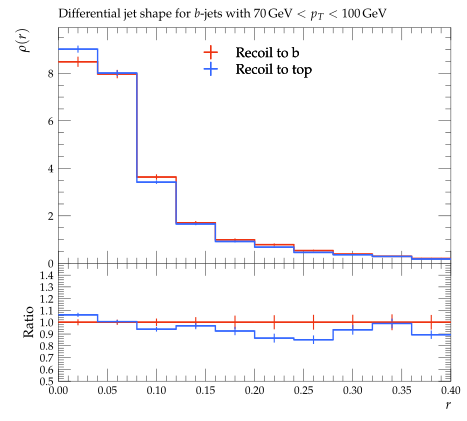

This figure's Python source:
#! /usr/bin/env python

# This Python script was auto-generated using YODA v2.0.2.
# Analysis object: /ATLAS_2013_I1243871/d04-x01-y01
# Timestamp: 03-08-2026 (15:47:40)

import matplotlib as mpl
import matplotlib.pyplot as plt
mpl.use('Agg') # comment out for interactive use
import os
import numpy as np

plotDir = os.path.split(os.path.realpath(__file__))[0]
if 'YODA_USER_PLOT_PATH' in globals():
    plot_outdir = globals()['YODA_USER_PLOT_PATH']
else:
    plot_outdir = plotDir

#plot style
plt.style.use(os.path.join(plotDir, '../default.mplstyle'))
# plot metadata
figW, figH = plt.rcParams['figure.figsize']
ax_xLabel = r'$r$'
ax_yLabel = r'$\rho(r)$'
ax_title  = r'Differential jet shape for $b$-jets with $70\,\mathrm{GeV} < p_T < 100\,\mathrm{GeV}$'
ax_xScale = 'linear'
ax_yScale = 'linear'
xLims = (0.0, 0.4)
yLims = (0.0, 9.920246600000002)

# TeX-friendly labels for the legend
labels = {
    'legend' : ([ r"Recoil to b", r"Recoil to top" ], r""),
}

# Adjust canvas width and height
canvasW = 10.0
canvasH = 9.0
figW *= canvasW/10.
figH *= canvasH/9.

# Create figure and axis objects
fig, (ax, ratio0_ax) = plt.subplots(2, 1, sharex=True,
                  figsize=(figW,figH), gridspec_kw={'height_ratios': (6.0, 3.0)})

# Set figure margins
plt.subplots_adjust(
    left   = 1.0 * plt.rcParams['figure.subplot.left'],
    right  = 1.0 * plt.rcParams['figure.subplot.right'],
    top    = 1.0 * plt.rcParams['figure.subplot.top'],
    bottom = 1.0 * plt.rcParams['figure.subplot.bottom'])

ratio0_ax.yaxis.set_major_locator(mpl.ticker.MultipleLocator(0.1))
ratio0_ax.set_ylim(0.5, 1.4999)
ratio0_ax.set_ylabel('Ratio')

# the numerical data is stored in a separate file
dataf = dict()
prefix = os.path.split(__file__)[0]
if prefix:    prefix = prefix + '/'
exec(open(prefix+'d04-x01-y01__data.py').read(), dataf)


legend_handles = dict() # keep track of handles for the legend

# style options for curves
# starts at zorder>=5 to draw curve on top of legend
styles = {
  'recoil_b': {
    'color' : '#EE3311',
    'linestyle' : '-',
    'linewidth' : 1,
    'marker' : 'none',
    'markersize' : 2,
    'capsize' : 0.0,
    'zorder' : 5,
    'histstyle' : 1,
    'drawstyle' : 'steps-pre',
    'xerrorbars' : 1,
    'yerrorbars' : 1,
    'fillcolor' : None,
    'fillopacity' : 1.0,
    'ratio0_linestyle' : '-',
    'ratio0_linewidth' : 1,
    'ratio0_marker' : 'none',
    'ratio0_markersize' : 2,
    'ratio0_capsize' : 0.0,
    'ratio0_zorder' : 5,
    'ratio0_histstyle' : 1,
    'ratio0_drawstyle' : 'steps-pre',
    'ratio0_xerrorbars' : 1,
    'ratio0_yerrorbars' : 1,
  },
  'recoil_t': {
    'color' : '#3366FF',
    'linestyle' : '-',
    'linewidth' : 1,
    'marker' : 'none',
    'markersize' : 2,
    'capsize' : 0.0,
    'zorder' : 6,
    'histstyle' : 1,
    'drawstyle' : 'steps-pre',
    'xerrorbars' : 1,
    'yerrorbars' : 1,
    'fillcolor' : None,
    'fillopacity' : 1.0,
    'ratio0_linestyle' : '-',
    'ratio0_linewidth' : 1,
    'ratio0_marker' : 'none',
    'ratio0_markersize' : 2,
    'ratio0_capsize' : 0.0,
    'ratio0_zorder' : 6,
    'ratio0_histstyle' : 1,
    'ratio0_drawstyle' : 'steps-pre',
    'ratio0_xerrorbars' : 1,
    'ratio0_yerrorbars' : 1,
  },
}

# curve from input yoda files in main panel
for label, yvals in dataf['yvals'].items():
    if all(np.isnan(v) for v in dataf['yvals'][label]):
        continue
    tmp = None
    if styles[label]['histstyle']: # draw as histogram
        xpos = dataf['xedges'][label] if styles[label]['drawstyle'] else dataf['xpoints'][label]
        ypos = np.insert(yvals, 0, yvals[0]) if styles[label]['drawstyle'] else yvals
        if styles[label]['fillcolor']: # fill area below curve
            ax.fill_between(xpos, ypos, step='pre',
                            color=styles[label]['fillcolor'],
                            alpha=styles[label]['fillopacity'])
        tmp, = ax.plot(xpos, ypos,
                       color=styles[label]['color'],
                       linestyle=styles[label]['linestyle'],
                       linewidth=styles[label]['linewidth'],
                       drawstyle=styles[label]['drawstyle'], solid_joinstyle='miter',
                       zorder=styles[label]['zorder'], label=label)
    tmp = ax.errorbar(dataf['xpoints'][label], yvals,
                      xerr=np.array(dataf['xerrs'][label])*styles[label]['xerrorbars'],
                      yerr=np.array(dataf['yerrs'][label])*styles[label]['yerrorbars'],
                      fmt=styles[label]['marker'], capsize=styles[label]['capsize'],
                      markersize=styles[label]['markersize'],
                      ecolor=styles[label]['color'],
                      color=styles[label]['color'], zorder=styles[label]['zorder'])
    tmp[-1][0].set_linestyle(styles[label]['linestyle'])
    tmp[-1][0].set_linewidth(styles[label]['linewidth'])
    if label in dataf['add_legend_handle']:  legend_handles[label] = tmp
    for varLabel in dataf['variation_yvals'].keys():
        if varLabel.startswith(label):
            tmp, = ax.plot(dataf['xedges'][label], dataf['variation_yvals'][varLabel],
                           color=styles[label]['color'],
                           linestyle=styles[label]['linestyle'],
                           linewidth=styles[label]['linewidth'],
                           drawstyle='steps-pre', solid_joinstyle='miter',
                           zorder=styles[label]['zorder'], alpha=0.5)


# plots on ratio panel
# curve from input yoda files in ratio panel
for label, yvals in dataf['ratio0_yvals'].items():
    if all(np.isnan(v) for v in yvals):
        continue
    if styles[label]['ratio0_histstyle']: # plot as histogram
        xpos = dataf['xedges']['recoil_b'] if styles[label]['ratio0_drawstyle'] else dataf['xpoints']['recoil_b']
        ypos = np.insert(yvals, 0, yvals[0]) if styles[label]['ratio0_drawstyle'] else yvals
        ratio0_ax.plot(xpos, ypos,
                       color=styles[label]['color'],
                       linewidth=styles[label]['linewidth'],
                       linestyle=styles[label]['ratio0_linestyle'],
                       drawstyle=styles[label]['ratio0_drawstyle'], zorder=styles[label]['zorder'],
                       solid_joinstyle='miter')
    tmp = ratio0_ax.errorbar(dataf['xpoints']['recoil_b'], yvals,
                             xerr=np.array(dataf['ref_xerrs'])*styles[label]['ratio0_xerrorbars'],
                             yerr=np.array(dataf['ratio0_yerrs'][label])*styles[label]['ratio0_yerrorbars'],
                             fmt=styles[label]['ratio0_marker'], capsize=styles[label]['ratio0_capsize'],
                             markersize=styles[label]['ratio0_markersize'],
                             ecolor=styles[label]['color'],
                             color=styles[label]['color'])
    tmp[-1][0].set_linestyle(styles[label]['ratio0_linestyle'])
    tmp[-1][0].set_linewidth(styles[label]['ratio0_linewidth'])

    for varlabel in dataf['ratio0_variation_vals'].keys():
        if varlabel.startswith(label):
            ratio0_ax.plot(dataf['xedges']['recoil_b'],
                            dataf['ratio0_variation_vals'][varlabel],
                            color=styles[label]['color'],
                            linestyle=styles[label]['linestyle'],
                            linewidth=styles[label]['linewidth'],
                            drawstyle='steps-pre', solid_joinstyle='miter',
                            zorder=1, alpha=0.5)

legend_items = list(legend_handles.values())
ax.add_artist(ax.legend(legend_items,
                        labels['legend'][0],
                        title=labels['legend'][1],
                        alignment='left',
                        loc='upper center',
                        bbox_to_anchor=(0.5, 0.97)))

# set plot metadata as defined above
ratio0_ax.set_xlabel(ax_xLabel)
ratio0_ax.xaxis.set_label_coords(1., -0.15)
ax.set_ylabel(ax_yLabel, ha='right', va='top')
ax.yaxis.set_label_coords(-0.11, 1.0)
ax.set_title(ax_title, loc='left')
ax.set_xscale(ax_xScale)
ax.set_yscale(ax_yScale)
ax.set_xlim(xLims)
ax.set_ylim(yLims)

# tick formatting
plt.rcParams['xtick.top'] = True
plt.rcParams['ytick.right'] = True
fig.align_ylabels((ax, ratio0_ax))
plt.savefig(os.path.join(plot_outdir, 'd04-x01-y01.pdf'), format='PDF')
plt.savefig(os.path.join(plot_outdir, 'd04-x01-y01.png'), format='PNG')

plt.close(fig)
